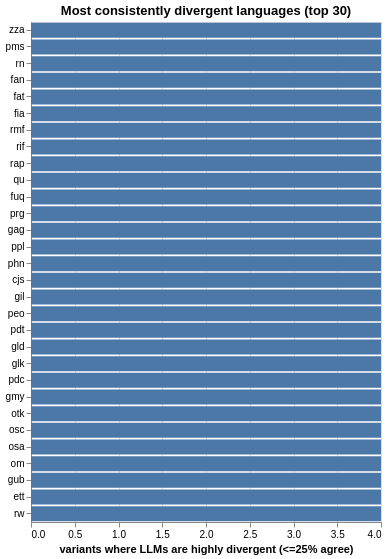

Source (notebook cell):
### Code cell
fully_divergent = (
    scored_df[
        (scored_df['llm_total_services'] >= 4) &
        (scored_df['llm_confidence'] <= 0.25)
    ]
    .groupby('language_code').size()
    .reset_index(name='variants_fully_divergent')
    .sort_values('variants_fully_divergent', ascending=False)
)
print(f'Fully divergent in ≥1 variant:  {len(fully_divergent)}')
print(f'Fully divergent in all 4 variants: '
      f'{(fully_divergent["variants_fully_divergent"] == 4).sum()}')

alt.Chart(fully_divergent.head(30)).mark_bar().encode(
    y=alt.Y('language_code:N', sort='-x', title=None),
    x=alt.X('variants_fully_divergent:Q',
            title='variants where LLMs are highly divergent (<=25% agree)',
            scale=alt.Scale(domain=[0, 4])),
    tooltip=['language_code:N', 'variants_fully_divergent:Q'],
).properties(width=350, height=500,
             title='Most consistently divergent languages (top 30)')

### Figure 1 — Vega specification as saved in the notebook (floating-point values rounded to 4 significant figures)
{"$schema": "https://vega.github.io/schema/vega/v6.json", "data": [{"name": "source_0"}, {"name": "data_0", "values": [{"language_code": "zza", "variants_fully_divergent": 4, "variants_fully_divergent_end": 4.0, "variants_fully_divergent_start": 0.0}, {"language_code": "pms", "variants_fully_divergent": 4, "variants_fully_divergent_end": 4.0, "variants_fully_divergent_start": 0.0}, {"language_code": "rn", "variants_fully_divergent": 4, "variants_fully_divergent_end": 4.0, "variants_fully_divergent_start": 0.0}, {"language_code": "fan", "variants_fully_divergent": 4, "variants_fully_divergent_end": 4.0, "variants_fully_divergent_start": 0.0}, {"language_code": "fat", "variants_fully_divergent": 4, "variants_fully_divergent_end": 4.0, "variants_fully_divergent_start": 0.0}, {"language_code": "fia", "variants_fully_divergent": 4, "variants_fully_divergent_end": 4.0, "variants_fully_divergent_start": 0.0}, {"language_code": "rmf", "variants_fully_divergent": 4, "variants_fully_divergent_end": 4.0, "variants_fully_divergent_start": 0.0}, {"language_code": "rif", "variants_fully_divergent": 4, "variants_fully_divergent_end": 4.0, "variants_fully_divergent_start": 0.0}, {"language_code": "rap", "variants_fully_divergent": 4, "variants_fully_divergent_end": 4.0, "variants_fully_divergent_start": 0.0}, {"language_code": "qu", "variants_fully_divergent": 4, "variants_fully_divergent_end": 4.0, "variants_fully_divergent_start": 0.0}, {"language_code": "fuq", "variants_fully_divergent": 4, "variants_fully_divergent_end": 4.0, "variants_fully_divergent_start": 0.0}, {"language_code": "prg", "variants_fully_divergent": 4, "variants_fully_divergent_end": 4.0, "variants_fully_divergent_start": 0.0}, {"language_code": "gag", "variants_fully_divergent": 4, "variants_fully_divergent_end": 4.0, "variants_fully_divergent_start": 0.0}, {"language_code": "ppl", "variants_fully_divergent": 4, "variants_fully_divergent_end": 4.0, "variants_fully_divergent_start": 0.0}, {"language_code": "phn", "variants_fully_divergent": 4, "variants_fully_divergent_end": 4.0, "variants_fully_divergent_start": 0.0}, {"language_code": "cjs", "variants_fully_divergent": 4, "variants_fully_divergent_end": 4.0, "variants_fully_divergent_start": 0.0}, {"language_code": "gil", "variants_fully_divergent": 4, "variants_fully_divergent_end": 4.0, "variants_fully_divergent_start": 0.0}, {"language_code": "peo", "variants_fully_divergent": 4, "variants_fully_divergent_end": 4.0, "variants_fully_divergent_start": 0.0}, {"language_code": "pdt", "variants_fully_divergent": 4, "variants_fully_divergent_end": 4.0, "variants_fully_divergent_start": 0.0}, {"language_code": "gld", "variants_fully_divergent": 4, "variants_fully_divergent_end": 4.0, "variants_fully_divergent_start": 0.0}, {"language_code": "glk", "variants_fully_divergent": 4, "variants_fully_divergent_end": 4.0, "variants_fully_divergent_start": 0.0}, {"language_code": "pdc", "variants_fully_divergent": 4, "variants_fully_divergent_end": 4.0, "variants_fully_divergent_start": 0.0}, {"language_code": "gmy", "variants_fully_divergent": 4, "variants_fully_divergent_end": 4.0, "variants_fully_divergent_start": 0.0}, {"language_code": "otk", "variants_fully_divergent": 4, "variants_fully_divergent_end": 4.0, "variants_fully_divergent_start": 0.0}, {"language_code": "osc", "variants_fully_divergent": 4, "variants_fully_divergent_end": 4.0, "variants_fully_divergent_start": 0.0}, {"language_code": "osa", "variants_fully_divergent": 4, "variants_fully_divergent_end": 4.0, "variants_fully_divergent_start": 0.0}, {"language_code": "om", "variants_fully_divergent": 4, "variants_fully_divergent_end": 4.0, "variants_fully_divergent_start": 0.0}, {"language_code": "gub", "variants_fully_divergent": 4, "variants_fully_divergent_end": 4.0, "variants_fully_divergent_start": 0.0}, {"language_code": "ett", "variants_fully_divergent": 4, "variants_fully_divergent_end": 4.0, "variants_fully_divergent_start": 0.0}, {"language_code": "rw", "variants_fully_divergent": 4, "variants_fully_divergent_end": 4.0, "variants_fully_divergent_start": 0.0}]}, {"name": "source_0_y_domain_language_code", "values": [{"language_code": "zza", "sort_field": 4}, {"language_code": "pms", "sort_field": 4}, {"language_code": "rn", "sort_field": 4}, {"language_code": "fan", "sort_field": 4}, {"language_code": "fat", "sort_field": 4}, {"language_code": "fia", "sort_field": 4}, {"language_code": "rmf", "sort_field": 4}, {"language_code": "rif", "sort_field": 4}, {"language_code": "rap", "sort_field": 4}, {"language_code": "qu", "sort_field": 4}, {"language_code": "fuq", "sort_field": 4}, {"language_code": "prg", "sort_field": 4}, {"language_code": "gag", "sort_field": 4}, {"language_code": "ppl", "sort_field": 4}, {"language_code": "phn", "sort_field": 4}, {"language_code": "cjs", "sort_field": 4}, {"language_code": "gil", "sort_field": 4}, {"language_code": "peo", "sort_field": 4}, {"language_code": "pdt", "sort_field": 4}, {"language_code": "gld", "sort_field": 4}, {"language_code": "glk", "sort_field": 4}, {"language_code": "pdc", "sort_field": 4}, {"language_code": "gmy", "sort_field": 4}, {"language_code": "otk", "sort_field": 4}, {"language_code": "osc", "sort_field": 4}, {"language_code": "osa", "sort_field": 4}, {"language_code": "om", "sort_field": 4}, {"language_code": "gub", "sort_field": 4}, {"language_code": "ett", "sort_field": 4}, {"language_code": "rw", "sort_field": 4}]}], "marks": [{"type": "rect", "name": "marks", "from": {"data": "data_0"}, "encode": {"update": {"fill": {"value": "#4c78a8"}, "y": {"field": "language_code", "scale": "y"}, "x": {"field": "variants_fully_divergent_end", "scale": "x"}, "x2": {"field": "variants_fully_divergent_start", "scale": "x"}, "tooltip": {"signal": "{\"language_code\": isValid(datum[\"language_code\"]) ? datum[\"language_code\"] : \"\"+datum[\"language_code\"], \"variants_fully_divergent\": format(datum[\"variants_fully_divergent\"], \"\")}"}, "height": {"signal": "max(0.25, bandwidth('y'))"}}}, "style": ["bar"]}], "scales": [{"name": "x", "type": "linear", "domain": [0, 4], "range": [0, {"signal": "width"}], "zero": true}, {"name": "y", "type": "band", "domain": {"data": "source_0_y_domain_language_code", "field": "language_code", "sort": {"op": "max", "field": "sort_field", "order": "descending"}}, "range": [0, {"signal": "height"}], "paddingInner": 0.1, "paddingOuter": 0.05}], "axes": [{"scale": "x", "maxExtent": 0, "grid": true, "ticks": false, "zindex": 0, "aria": false, "domain": false, "orient": "bottom", "gridScale": "y", "tickCount": {"signal": "ceil(width/40)"}, "labels": false, "minExtent": 0}, {"scale": "x", "zindex": 0, "title": "variants where LLMs are highly divergent (<=25% agree)", "orient": "bottom", "grid": false, "labelFlush": true, "labelOverlap": true, "tickCount": {"signal": "ceil(width/40)"}}, {"scale": "y", "grid": false, "orient": "left", "zindex": 0}], "title": {"text": "Most consistently divergent languages (top 30)", "frame": "group"}, "height": 500, "background": "white", "padding": 5, "width": 350, "style": "cell"}
